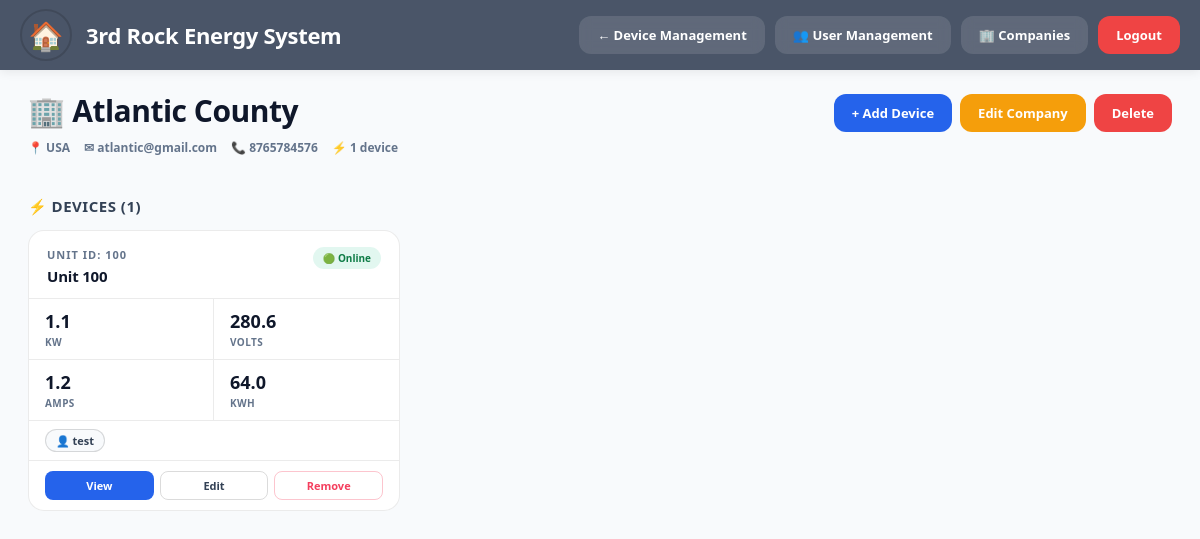
The page /device-management/companies/1/ (signed in) on the database as committed earlier.
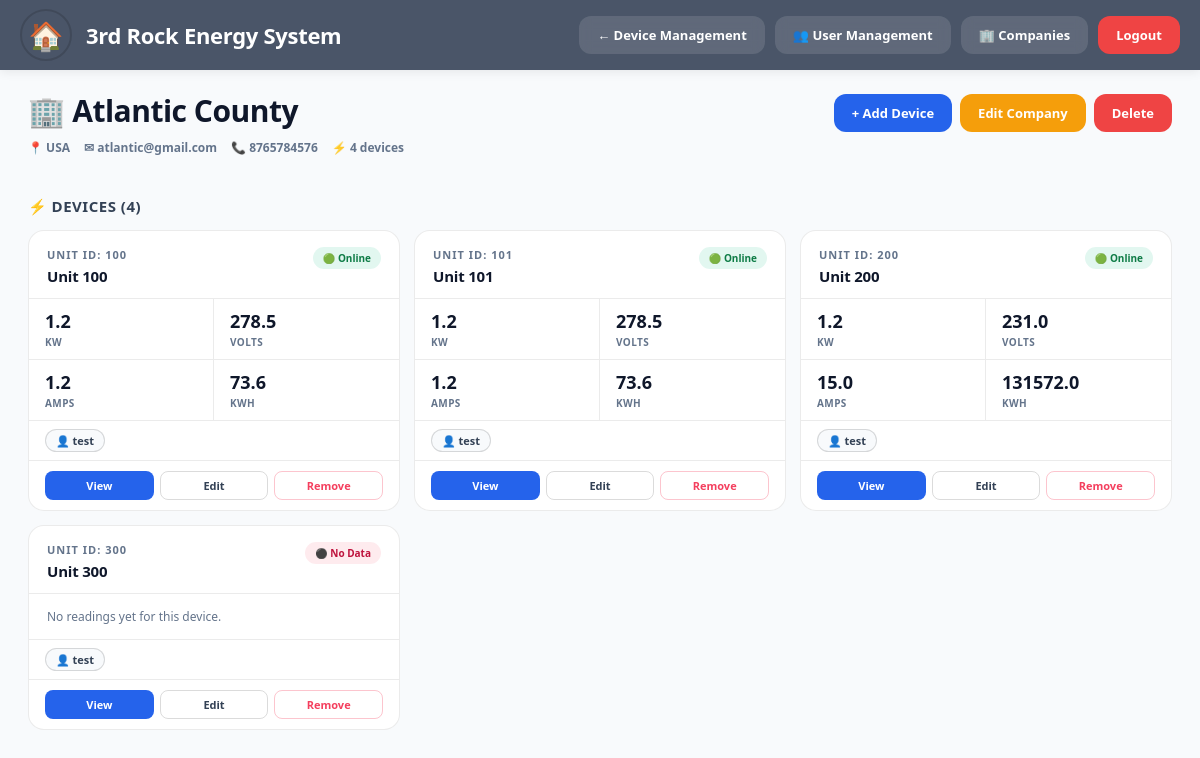
The same page on the database as committed later.
### app1/models.py (models this page shows, shortened)
class Device(models.Model):
    unit_id = models.PositiveIntegerField(unique=True, db_index=True)
    name = models.CharField(max_length=200, default='', blank=True)
    device_category = models.CharField(
        max_length=50,
        choices=DEVICE_CATEGORY_CHOICES,
        default='Meters',
        help_text='Category determines which navbar dropdown this device appears under.',
    )
    per_unit_cost = models.DecimalField(
        max_digits=10, decimal_places=4,
        null=True, blank=True,
        help_text='Cost per kWh for financial calculations (optional).',
    )
    description = models.TextField(blank=True)
    location = models.CharField(max_length=300, blank=True)
    company = models.ForeignKey(
        Company,
        on_delete=models.SET_NULL,
        null=True, blank=True,
        related_name='devices',
    )
    assigned_users = models.ManyToManyField(
        'User',
        blank=True,
        related_name='assigned_devices',
    )
    is_active = models.BooleanField(default=True)
    created_at = models.DateTimeField(auto_now_add=True)
    updated_at = models.DateTimeField(auto_now=True)
    class Meta:
        ordering = ['unit_id']
    def get_display_name(self):
        return self.name if self.name else f"Unit {self.unit_id}"

class SensorReading(models.Model):
    unit_id = models.PositiveIntegerField(db_index=True)
    timestamp = models.FloatField(help_text="Unix timestamp")
    block1_start_reg = models.PositiveIntegerField(default=40100)
    block1_raw = models.JSONField(help_text="Raw registers from block 1")
    block2_start_reg = models.PositiveIntegerField(default=40138)
    block2_raw = models.JSONField(help_text="Raw registers from block 2")
    created_at = models.DateTimeField(auto_now_add=True)
    voltage = models.FloatField(null=True, blank=True)
    current = models.FloatField(null=True, blank=True)
    active_power_kw = models.FloatField(null=True, blank=True)
    reactive_power_kvar = models.FloatField(null=True, blank=True)
    apparent_power_kva = models.FloatField(null=True, blank=True)
    energy_today_kwh = models.FloatField(null=True, blank=True)
    class Meta:
        ordering = ['-timestamp']
        indexes = [
            models.Index(fields=['unit_id', 'timestamp']),
            models.Index(fields=['-timestamp']),
        ]

class User(AbstractUser):
    ROLE_CHOICES = [
        ('superadmin', 'Super Admin'),
        ('admin', 'Admin'),
        ('user', 'User'),
    ]
    role = models.CharField(max_length=20, choices=ROLE_CHOICES, default='user')
    unit_ids = models.JSONField(
        default=list,
        blank=True,
        help_text="List of unit IDs this user has access to"
    )
    created_at = models.DateTimeField(auto_now_add=True)
    updated_at = models.DateTimeField(auto_now=True)
    groups = models.ManyToManyField(
        'auth.Group',
        verbose_name='groups',
        blank=True,
        related_name='app1_user_set',
        related_query_name='app1_user',
    )
    user_permissions = models.ManyToManyField(
        'auth.Permission',
        verbose_name='user permissions',
        blank=True,
        related_name='app1_user_set',
        related_query_name='app1_user',
    )
    class Meta:
        verbose_name = 'User'
        verbose_name_plural = 'Users'
    def is_admin_or_superadmin(self):
        return self.role in ('admin', 'superadmin')

### app1/views.py (the view)
# urls.py: path('device-management/companies/<int:company_id>/', views.company_detail, name='company_detail'),
@admin_required
def company_detail(request, company_id):
    company = get_object_or_404(Company, pk=company_id)
    devices = company.devices.prefetch_related('assigned_users').all()
    device_data = []
    for device in devices:
        try:
            latest = SensorReading.objects.filter(unit_id=device.unit_id).latest('timestamp')
            device_data.append({'device': device, 'latest': latest})
        except SensorReading.DoesNotExist:
            device_data.append({'device': device, 'latest': None})
    return render(request, 'app1/company_detail.html', {
        'company': company,
        'device_data': device_data,
    })

### app1/views.py (called while the page is built)
def admin_required(view_func):
    @wraps(view_func)
    @login_required(login_url='login')
    def wrapper(request, *args, **kwargs):
        if not request.user.is_admin_or_superadmin():
            return HttpResponseForbidden(
                "<h2>403 – Forbidden</h2><p>Admin access required.</p>"
            )
        return view_func(request, *args, **kwargs)
    return wrapper

### app1/templates/app1/company_detail.html (shortened to what this page needs)
<!DOCTYPE html>
<html lang="en">
<head>
</head>
<body>
<header class="topbar">
  <div class="topbar-left">
    <a href="{% url 'home' %}" class="home-btn" title="Home">🏠</a>
    <div class="topbar-brand">3rd Rock Energy System</div>
  </div>
  <div class="topbar-actions">
   {% if user.is_admin_or_superadmin %}
    <a href="{% url 'company_list' %}" class="nav-btn">← Device Management</a>
    <a href="{% url 'user_list' %}" class="nav-btn">👥 User Management </a>
    <a href="{% url 'company_list' %}" class="nav-btn">🏢 Companies</a>
    {% endif %}
    <a href="{% url 'logout' %}" class="nav-btn danger">Logout</a>
  </div>
</header>
<div class="page-header">
  <div>
    <div class="company-name">🏢 {{ company.name }}</div>
    <div class="company-meta">
      {% if company.location %}<div class="meta-item">📍 {{ company.location }}</div>{% endif %}
      {% if company.contact_email %}<div class="meta-item">✉ {{ company.contact_email }}</div>{% endif %}
      {% if company.contact_phone %}<div class="meta-item">📞 {{ company.contact_phone }}</div>{% endif %}
      <div class="meta-item">⚡ {{ device_data|length }} device{{ device_data|length|pluralize }}</div>
    </div>
  </div>
  <div class="header-actions">
    <a href="{% url 'add_device' %}" class="nav-btn accent">+ Add Device</a>
    <a href="{% url 'edit_company' company.pk %}" class="nav-btn orange">Edit Company</a>
    <a href="{% url 'delete_company' company.pk %}" class="nav-btn danger">Delete</a>
  </div>
</div>
<div class="content" style="margin-top:20px;">
  <div class="section-title">
    <span>⚡ Devices ({{ device_data|length }})</span>
  </div>
  {% if device_data %}
    <div class="device-grid" id="device-grid">
      {% for item in device_data %}
      {% with device=item.device latest=item.latest %}
      <div class="device-card">
        <div class="dc-top">
          <div>
            <div class="dc-unit">Unit ID: {{ device.unit_id }}</div>
            <div class="dc-name">{{ device.get_display_name }}</div>
          </div>
          {% if latest %}
            {% with age=latest.timestamp|floatformat:0 %}
              <span class="dc-status online" id="status-{{ device.unit_id }}">🟢 Online</span>
            {% endwith %}
          {% else %}
            <span class="dc-status offline">⚫ No Data</span>
          {% endif %}
        </div>
        {% if latest %}
        <div class="dc-kpis">
          <div class="dc-kpi">
            <div class="dc-kpi-val" id="kw-{{ device.unit_id }}">{{ latest.active_power_kw|floatformat:1 }}</div>
            <div class="dc-kpi-lbl">kW</div>
          </div>
          <div class="dc-kpi">
            <div class="dc-kpi-val" id="v-{{ device.unit_id }}">{{ latest.voltage|floatformat:1 }}</div>
            <div class="dc-kpi-lbl">Volts</div>
          </div>
          <div class="dc-kpi">
            <div class="dc-kpi-val" id="a-{{ device.unit_id }}">{{ latest.current|floatformat:1 }}</div>
            <div class="dc-kpi-lbl">Amps</div>
          </div>
          <div class="dc-kpi">
            <div class="dc-kpi-val" id="kwh-{{ device.unit_id }}">{{ latest.energy_today_kwh|floatformat:1 }}</div>
            <div class="dc-kpi-lbl">kWh</div>
          </div>
        </div>
        {% else %}
        <div style="padding:14px 18px;font-size:12px;color:var(--text3);border-top:1px solid var(--border);">No readings yet for this device.</div>
        {% endif %}
        {% if device.assigned_users.all %}
        <div style="padding:8px 16px;border-top:1px solid var(--border);display:flex;flex-wrap:wrap;gap:5px;">
          {% for u in device.assigned_users.all %}
            <span class="user-chip">👤 {{ u.username }}</span>
          {% endfor %}
        </div>
        {% endif %}
        <div class="dc-actions">
          <a href="{% url 'device_detail' device.pk %}" class="dc-btn primary">View</a>
          <a href="{% url 'edit_device' device.pk %}" class="dc-btn">Edit</a>
          <a href="{% url 'delete_device' device.pk %}" class="dc-btn red">Remove</a>
        </div>
      </div>
      {% endwith %}
      {% endfor %}
    </div>
  {% endif %}
</div>
</body>
</html>

Rows that differ between the two databases and show on the page:
computed for Device "Unit 100": latest.active_power_kw "1.1" → "1.2"; latest.voltage "280.6" → "278.5"; latest.energy_today_kwh "64.0" → "73.6"
added Device: device.unit_id "101", device.get_display_name "Unit 101", latest.active_power_kw "1.2", latest.voltage "278.5", latest.current "1.2", latest.energy_today_kwh "73.6", User (username "test")
added Device: device.unit_id "200", device.get_display_name "Unit 200", latest.active_power_kw "1.2", latest.voltage "231.0", latest.current "15.0", latest.energy_today_kwh "131572.0", User (username "test")
added Device: device.unit_id "300", device.get_display_name "Unit 300", shows "⚫ No Data", shows "No readings yet for this device.", User (username "test")
Other text that changed with them:
{{ device_data|length }}: "1" → "4"
